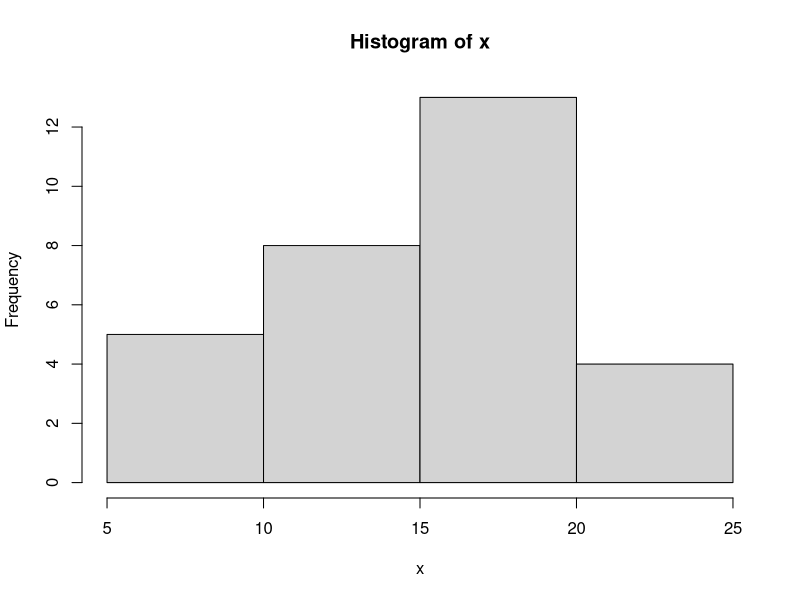
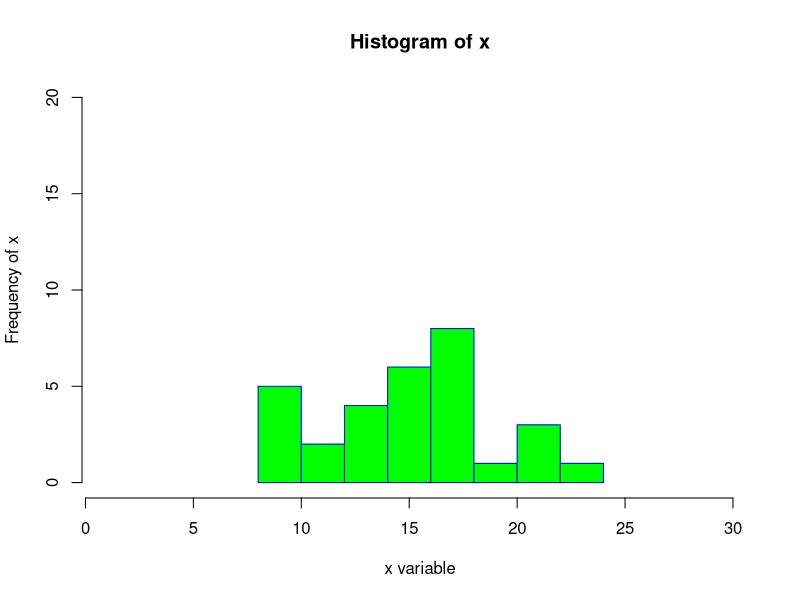
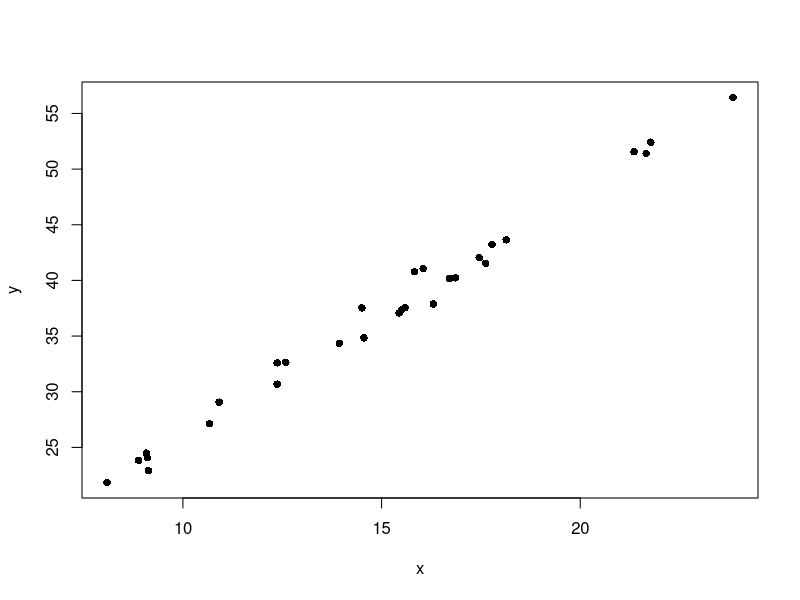
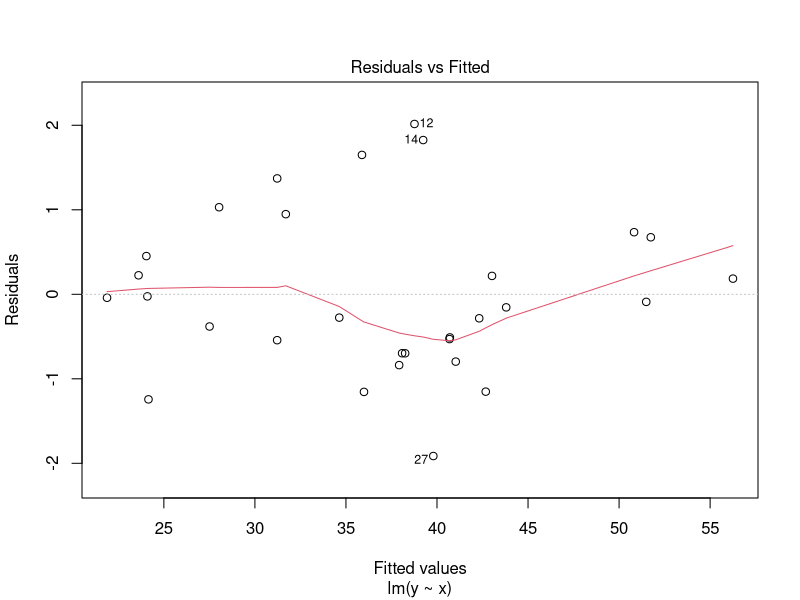
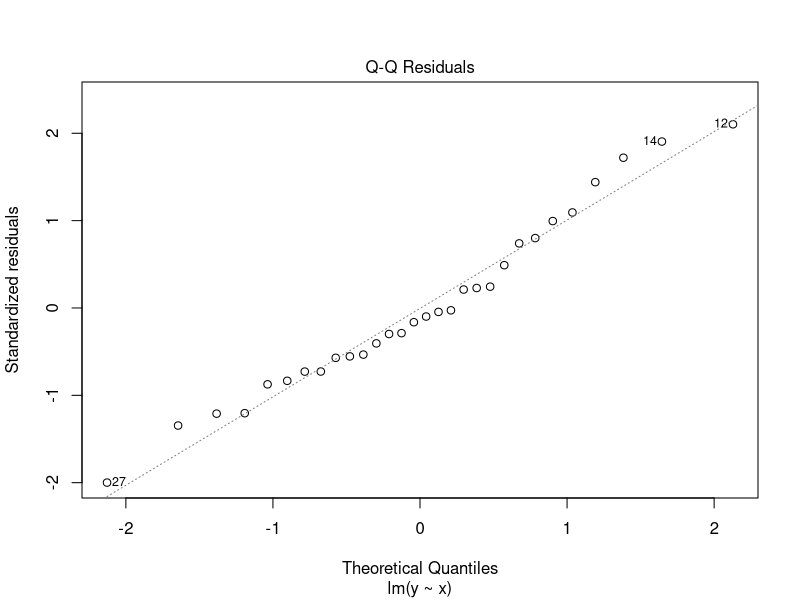
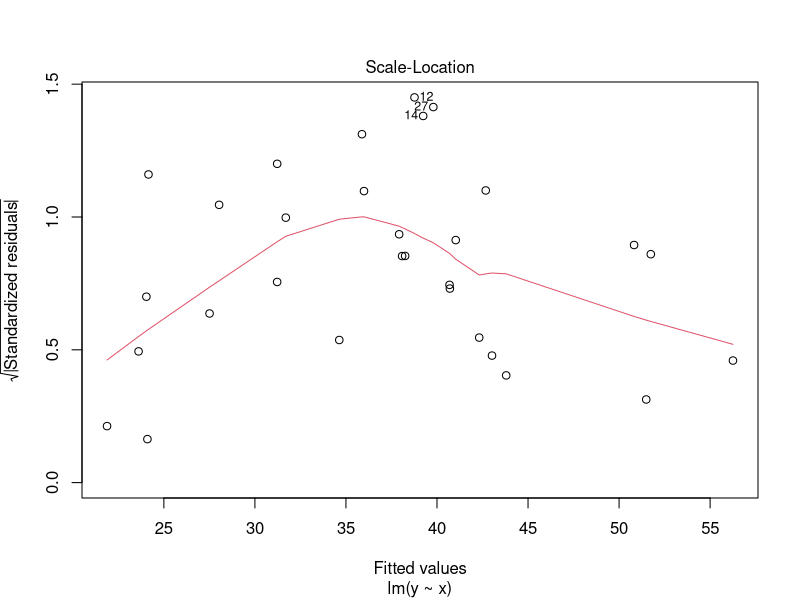
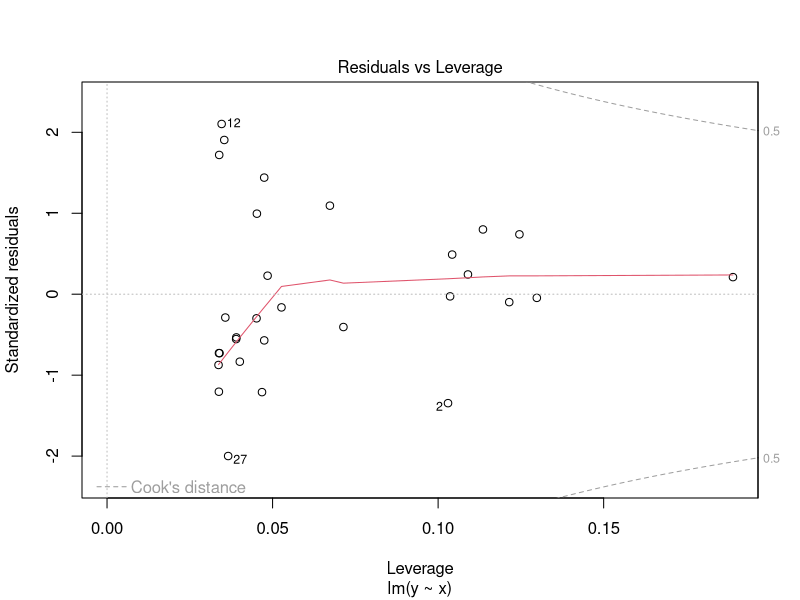
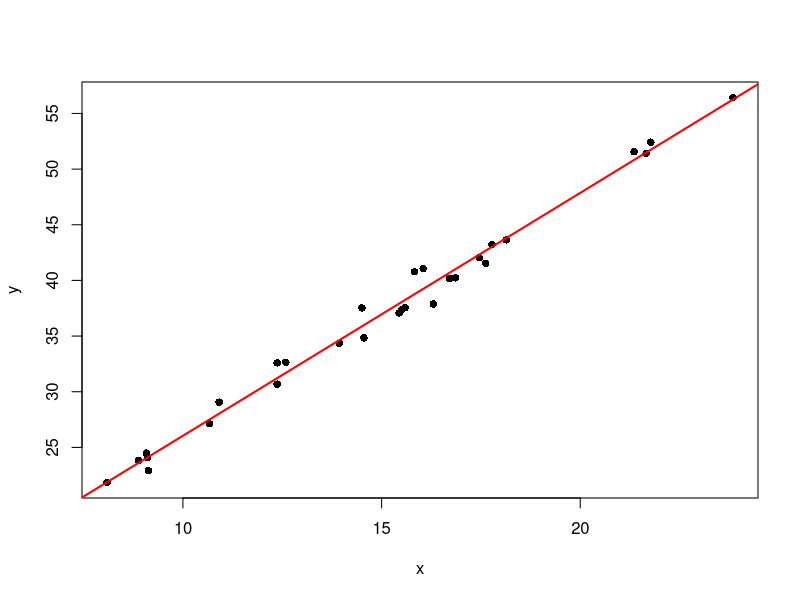

Write the R code that produced these figures, in order.

########################################################################
##  Brian J. Enquist, Jan 2018
##  Assessing Regression models with differig leves of error
##  Building on exercise by Steven Holland http://strata.uga.edu/8370/lecturenotes/regression.html
##
########################################################################

# lets generate a distribution of x values with a given mean value but differing variance or standard deviation
# play with altering the variance in x with differing sd values

x <- rnorm(n=30, mean=15, sd=4)
hist(x, breaks=5)

# let's jazz up the plots and make plots comparable
hist(x, xlab="x variable", ylab="Frequency of x", 
     border="blue", col="green",
     xlim=c(1,30), ylim=c(0,20), # put some limits on the range of x and y variables
     breaks = 10   # number of breaks in the histogram
     )

#now let's create some error that we can model in our regression
errors <- rnorm(n=30, sd=1)
slope <- 2.15   # the true slope of the allometric relationship
intercept <- 4.64 # the true intercept of the allometric relationship

# let's now model our y variable of interest via the regression equation 

y <- slope*x + intercept + errors

plot(x, y, pch=16)

# let's fit the Model I Ordinary Least Squares Regression

myRegression <- lm(y ~ x)

# object contains the statistics for the y-intercept (called Intercept) and slope (called x here, but in general is called whatever the predictor variable is named).
myRegression
names(myRegression)
summary(myRegression)

# do the fitted intercept and slope differ from the 'true'

# Hypothesis tests - You can perform hypothesis tests on the regression with the summary() function.
summary(myRegression)

# Next shown are the residuals, and here you can evaluate the assumption of whether the residuals are normally distributed. 

confint(myRegression)

plot(myRegression)

#The first plot shows residuals (ε) against the fitted values (Ŷ). Two aspects are critical. First, the residuals should be centered around zero (shown by the gray dashed line) for all fitted values; the red line showing the trend of the residuals should be close to the gray dashed line. Second, the variance of the residuals should not change with fitted values: the cloud of points should not widen to the left or to the right.

#The second plot is a qqnorm() plot. The residuals are assumed to be normally distributed, so they should fall fairly close to the gray dashed line on this plot, a line that indicates perfect agreement between the theoretical and observed quantiles. This match should be especially good in the middle part of the range, as it is common for points near the ends of the range to lie off the dashed line. Strong systematic departures indicate non-normally distributed errors.

#The third plot focuses on trends in the sizes of the residuals. The square root of the absolute value of the residuals is shown, which allows one to see trends in the residuals with the fitted values. The residuals should show no trend (i.e., the red line should be relatively flat), and the residuals should not form a triangular region, with an increasing range in the size of residuals as the fitted values increase.

#The fourth plot is the standardized residuals versus leverage, giving insight as to which data points have the greatest influence on the estimates of slope and intercept. Note that this is a different plot than indicated in the Crawley text (p. 144), but the goal is the same. Standardized residuals should show no trend with leverage (i.e., the solid red line should lie close to the dotted gray line). Furthermore, no points should have large values of Cook’s distance, which would indicate that an outlier (a point with a large residual) also has strong leverage (ability to pull the regression line in some direction).

# Adding the regression to a plot
plot(x, y, pch=16)
abline(myRegression, col='red', lwd=2)

# Prediction using the regression - In some cases, you would like to use the regression for prediction, that is, you know the independent (predictor) variable and you would like to know the value of the dependent (result) variable. To do this, you need to supply the regression model and a list of values of the independent variable for which you would like predictions.
predict(myRegression, list(x=c(12.2, 13.7, 14.45)))


######   Model 2 regression  ######
# The SMA y-intercept is calculated as it is for the least-squares regression, that is, the line must pass through the centroid.
# Functions for the SMA slope and intercept are straightforward.
# here we can use our slopes.S routine or if you would like just calculate the model II regression by hand

smaSlope <- function(x,y) {
  b1 <- sd(y)/sd(x)
  if (cor(x,y)<0) b1 <- -b1 # change sign for negative correlation
  b1
}

smaIntercept <- function(x,y) {
  b1 <- sd(y)/sd(x)
  if (cor(x,y)<0) b1 <- -b1 # change sign for negative correlation
  b0 <- mean(y) - mean(x)*b1
  b0
}
smaSlope(x,y)
smaIntercept(x,y)



